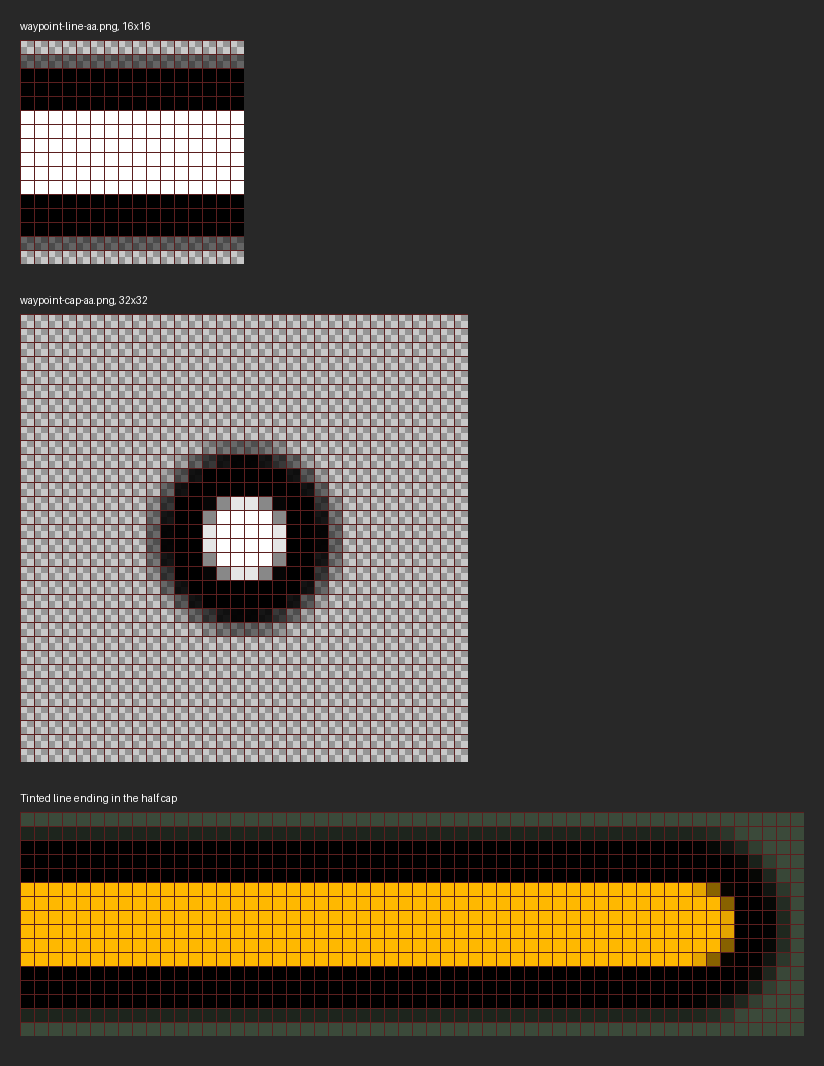

Write Python code to recreate this figure.
"""Draws preview.png next to this script: each texture in Icons/waypoints zoomed with its texels
visible, and a tinted line ending in a half cap.
Usage: uv run --no-project --with pillow python Icons/originals/waypoints/preview.py"""
from pathlib import Path

from PIL import Image, ImageDraw

HERE = Path(__file__).resolve().parent
TEXTURES = HERE.parent.parent / "waypoints"

ZOOM = 14
CORE = (255, 184, 0)  # default patrol color
BACKGROUND = (59, 74, 58)


def checker(size):
    image = Image.new("RGBA", size, (200, 200, 200, 255))
    draw = ImageDraw.Draw(image)
    for y in range(0, size[1], ZOOM // 2):
        for x in range(0, size[0], ZOOM // 2):
            if (x // (ZOOM // 2) + y // (ZOOM // 2)) % 2:
                draw.rectangle([x, y, x + ZOOM // 2 - 1, y + ZOOM // 2 - 1], fill=(150, 150, 150, 255))
    return image


def zoomed(texture, background):
    big = texture.resize((texture.width * ZOOM, texture.height * ZOOM), Image.NEAREST)
    base = checker(big.size) if background is None else Image.new("RGBA", big.size, background + (255,))
    base.alpha_composite(big)
    draw = ImageDraw.Draw(base)
    for x in range(0, big.width + 1, ZOOM):
        draw.line([x, 0, x, big.height], fill=(255, 0, 0, 60))
    for y in range(0, big.height + 1, ZOOM):
        draw.line([0, y, big.width, y], fill=(255, 0, 0, 60))
    return base


def tint(texture):
    # Vertex color multiplies: the white core takes the color, black stays black.
    pixels = [(r * CORE[0] // 255, g * CORE[1] // 255, b * CORE[2] // 255, a) for r, g, b, a in texture.getdata()]
    tinted = Image.new("RGBA", texture.size)
    tinted.putdata(pixels)
    return tinted


line = Image.open(TEXTURES / "waypoint-line-aa.png").convert("RGBA")
cap = Image.open(TEXTURES / "waypoint-cap-aa.png").convert("RGBA")

# A leg three line textures long, ending in the cap's right half: SetTexCoord(0.5, 0.75, 0.25, 0.75).
joined = Image.new("RGBA", (16 * 3 + 8, 16))
for i in range(3):
    joined.paste(line, (16 * i, 0))
joined.paste(cap.crop((16, 8, 24, 24)), (48, 0))

panels = [
    ("waypoint-line-aa.png, 16x16", zoomed(line, None)),
    ("waypoint-cap-aa.png, 32x32", zoomed(cap, None)),
    ("Tinted line ending in the half cap", zoomed(tint(joined), BACKGROUND)),
]
width = max(panel.width for _, panel in panels) + 40
height = sum(panel.height + 50 for _, panel in panels) + 20
sheet = Image.new("RGBA", (width, height), (40, 40, 40, 255))
draw = ImageDraw.Draw(sheet)
y = 20
for title, panel in panels:
    draw.text((20, y), title, fill=(255, 255, 255, 255))
    sheet.alpha_composite(panel, (20, y + 20))
    y += panel.height + 50
sheet.save(HERE / "preview.png")
print(HERE / "preview.png")
